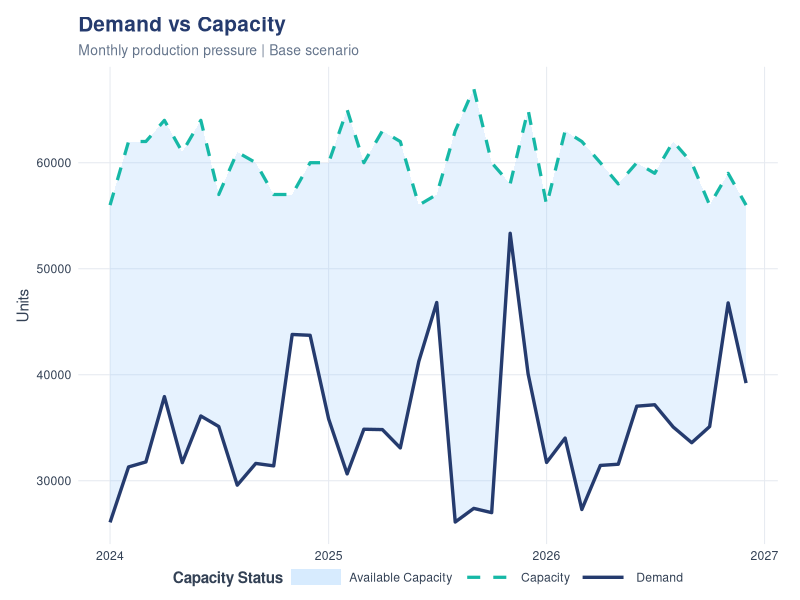
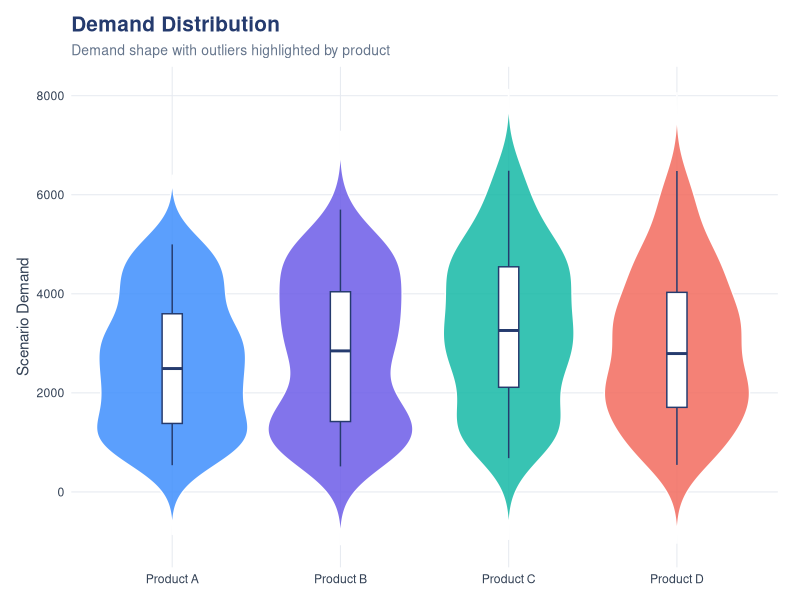
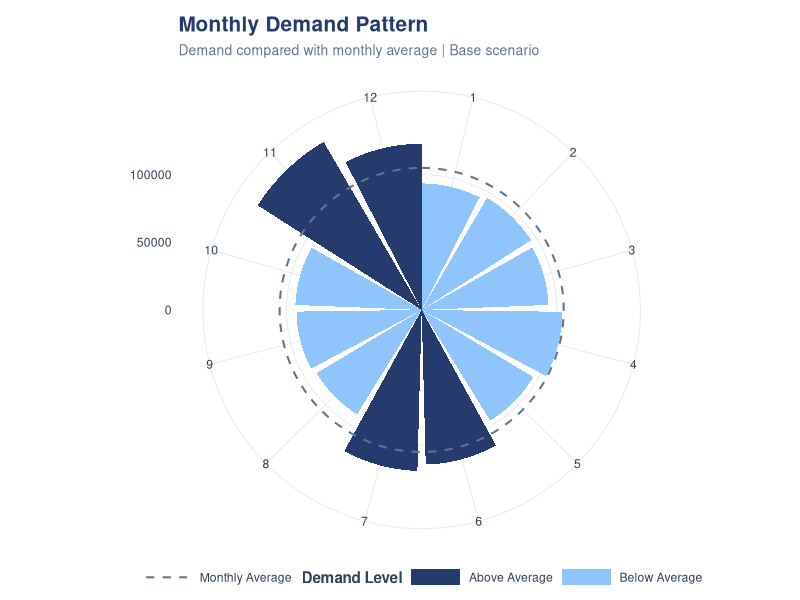
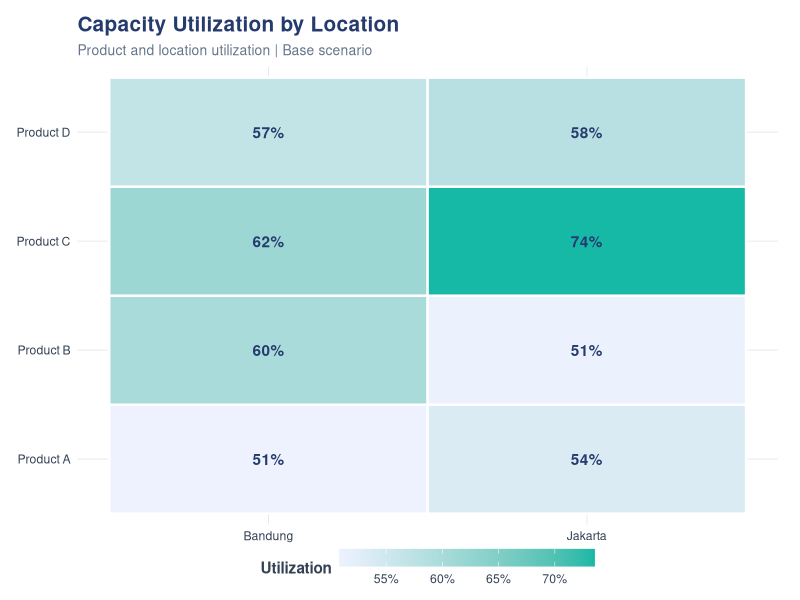
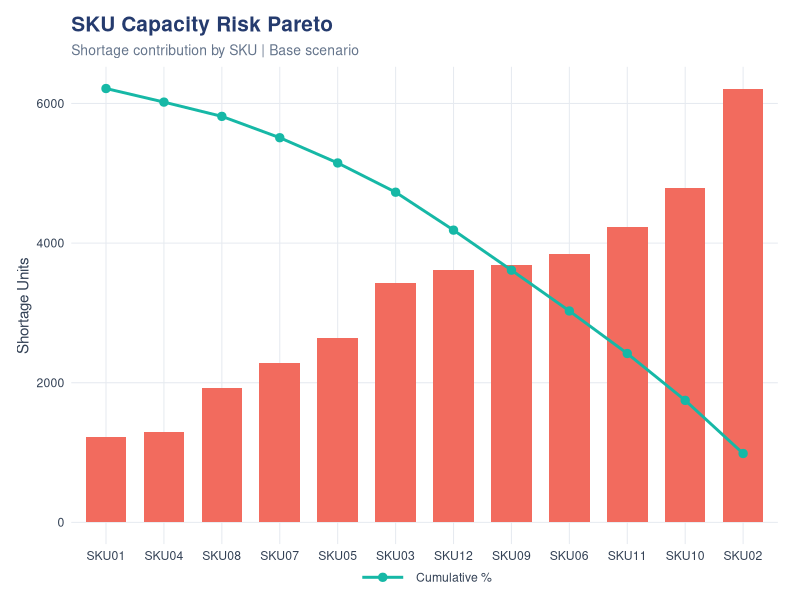
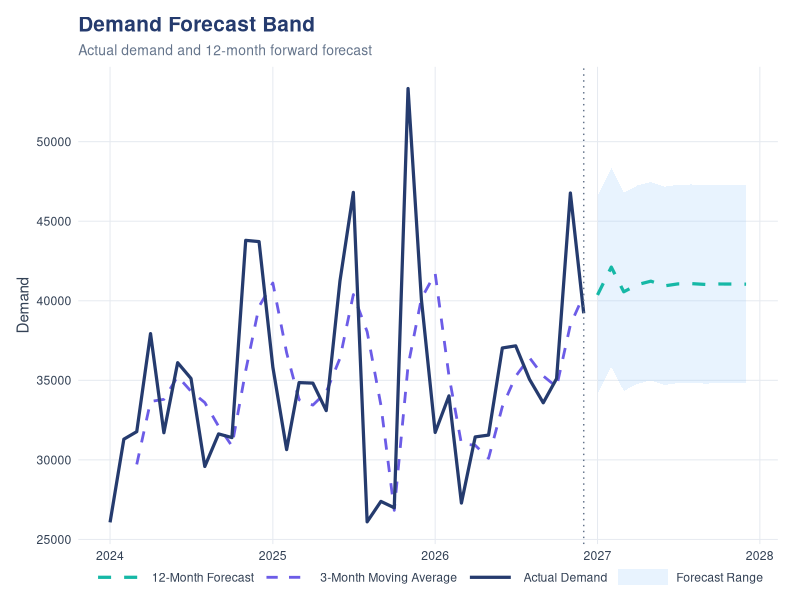

R code for these plots, in order:
#!/usr/bin/env Rscript

suppressPackageStartupMessages({
  library(dplyr)
  library(ggplot2)
  library(lubridate)
  library(readr)
  library(tidyr)
})

root <- normalizePath(getwd(), mustWork = TRUE)
dataset_dir <- file.path(root, "dataset")
output_dir <- file.path(root, "output")
dir.create(dataset_dir, recursive = TRUE, showWarnings = FALSE)
dir.create(output_dir, recursive = TRUE, showWarnings = FALSE)

set.seed(123)
dataset <- expand.grid(
  Tanggal = seq(as.Date("2024-01-01"), as.Date("2026-12-01"), by = "month"),
  SKU = paste0("SKU", sprintf("%02d", 1:12))
) |>
  as_tibble() |>
  mutate(
    Tahun = year(Tanggal), Bulan = month(Tanggal), NamaBulan = format(Tanggal, "%B"),
    Produk = rep(c("Product A", "Product B", "Product C", "Product D"), length.out = n()),
    Kategori = if_else(Produk %in% c("Product A", "Product B"), "Food", "Drink"),
    Rasa = sample(c("Chocolate", "Berry", "Vanilla", "Original"), n(), replace = TRUE),
    Ukuran = sample(c("Small", "Medium", "Large"), n(), replace = TRUE),
    Packing = sample(c("Box", "Bottle"), n(), replace = TRUE),
    Lokasi = sample(c("Jakarta", "Bandung"), n(), replace = TRUE),
    Permintaan = round(runif(n(), 500, 5000) * case_when(
      Bulan %in% c(11, 12) ~ 1.30,
      Bulan %in% c(6, 7) ~ 1.15,
      TRUE ~ 1
    )),
    Harga = sample(c(5000, 7500, 10000, 15000), n(), replace = TRUE),
    Kapasitas = sample(c(4000, 5000, 6000), n(), replace = TRUE)
  )

step1 <- dataset |>
  mutate(TahunBulan = as.Date(sprintf("%d-%02d-01", Tahun, Bulan)),
         DemandValue = Permintaan * Harga)

step2 <- step1 |>
  group_by(TahunBulan, Tahun, Bulan, NamaBulan, SKU, Produk,
           Kategori, Rasa, Ukuran, Packing, Lokasi) |>
  summarise(Demand = sum(Permintaan, na.rm = TRUE),
            DemandValue = sum(DemandValue, na.rm = TRUE),
            Capacity = mean(Kapasitas, na.rm = TRUE),
            Harga = mean(Harga, na.rm = TRUE), .groups = "drop")

scenarios <- tibble(
  Scenario = c("-30%", "-20%", "-10%", "Base", "+10%", "+20%", "+30%"),
  Growth = c(-0.30, -0.20, -0.10, 0.00, 0.10, 0.20, 0.30)
)

demand_final <- crossing(step2, scenarios) |>
  mutate(ScenarioDemand = Demand * (1 + Growth),
         ScenarioValue = ScenarioDemand * Harga,
         Utilization = ScenarioDemand / Capacity,
         CapacityGap = Capacity - ScenarioDemand,
         RevenueImpact = ScenarioValue - DemandValue) |>
  arrange(TahunBulan, SKU, Scenario)

write_csv(dataset, file.path(dataset_dir, "dataset.csv"), na = "")
write_csv(step1, file.path(dataset_dir, "step1_prepared.csv"), na = "")
write_csv(step2, file.path(dataset_dir, "step2_aggregated.csv"), na = "")
write_csv(demand_final, file.path(dataset_dir, "demand_final.csv"), na = "")
write_csv(scenarios, file.path(dataset_dir, "scenarios.csv"), na = "")

base <- demand_final |> filter(Scenario == "Base")


# Modern, cohesive palette: deep blue, violet, aqua, coral, gold and slate.
COLORS <- list(
  navy = "#253B6E", violet = "#6C5CE7", aqua = "#16B8A6", blue = "#3F8EFC",
  sky = "#8EC5FC", coral = "#F26B5E", gold = "#F2B134", plum = "#9B6DFF",
  slate = "#64748B", grid = "#E6EAF0", text = "#334155", white = "#FFFFFF"
)
PRODUCT_COLORS <- c("Product A" = "#3F8EFC", "Product B" = "#6C5CE7", "Product C" = "#16B8A6", "Product D" = "#F26B5E")
theme_project <- theme_minimal(base_size = 11) +
  theme(
    plot.background = element_rect(fill = COLORS$white, color = NA),
    panel.background = element_rect(fill = COLORS$white, color = NA),
    panel.grid.minor = element_blank(),
    panel.grid.major = element_line(color = COLORS$grid, linewidth = .35),
    axis.text = element_text(color = COLORS$text), axis.title = element_text(color = COLORS$text),
    plot.title = element_text(face = "bold", size = 15, color = COLORS$navy),
    plot.subtitle = element_text(size = 10, color = COLORS$slate), legend.position = "bottom",
    legend.key.width = unit(1.3, "cm"), legend.key.height = unit(.45, "cm"),
    legend.spacing.x = unit(.25, "cm"), legend.box.spacing = unit(4, "pt"),
    legend.margin = margin(0, 0, 0, 0),
    legend.title = element_text(face = "bold", color = COLORS$text),
    legend.text = element_text(color = COLORS$text),
    plot.margin = margin(12, 16, 10, 12)
  )
save_plot <- function(name, plot, width = 10, height = 6) {
  ggsave(file.path(output_dir, name), plot, width = width, height = height, dpi = 150, bg = COLORS$white)
}

monthly <- base |>
  group_by(TahunBulan) |>
  summarise(Demand = sum(ScenarioDemand), Capacity = sum(Capacity), .groups = "drop") |>
  mutate(
    GapType = if_else(Demand > Capacity, "Production Shortage", "Available Capacity"),
    BandLow = pmin(Demand, Capacity),
    BandHigh = pmax(Demand, Capacity)
  )
p1 <- ggplot(monthly, aes(TahunBulan)) +
  geom_ribbon(aes(ymin = BandLow, ymax = BandHigh, fill = GapType), alpha = .22) +
  geom_line(aes(y = Demand, color = "Demand", linetype = "Demand"), linewidth = 1.15) +
  geom_line(aes(y = Capacity, color = "Capacity", linetype = "Capacity"), linewidth = 1.1) +
  scale_color_manual(values = c(Demand = COLORS$navy, Capacity = COLORS$aqua), name = NULL) +
  scale_linetype_manual(values = c(Demand = "solid", Capacity = "dashed"), name = NULL) +
  scale_fill_manual(values = c("Production Shortage" = COLORS$coral, "Available Capacity" = COLORS$sky), name = "Capacity Status") +
  labs(title = "Demand vs Capacity", subtitle = "Monthly production pressure | Base scenario", x = NULL, y = "Units") +
  guides(fill = guide_legend(order = 2, override.aes = list(alpha = .35))) +
  theme_project
save_plot("01_demand_vs_capacity.png", p1)

p2 <- ggplot(base, aes(Produk, ScenarioDemand, fill = Produk)) +
  geom_violin(color = COLORS$white, alpha = .85, trim = FALSE) +
  geom_boxplot(width = .12, fill = COLORS$white, color = COLORS$navy,
               outlier.shape = 21, outlier.fill = COLORS$gold,
               outlier.color = COLORS$navy, outlier.size = 2.4,
               outlier.stroke = .5) +
  scale_fill_manual(values = PRODUCT_COLORS, guide = "none") +
  labs(title = "Demand Distribution", subtitle = "Demand shape with outliers highlighted by product", x = NULL, y = "Scenario Demand") + theme_project
save_plot("02_demand_distribution_violin.png", p2)

seasonality <- base |> group_by(Bulan) |> summarise(Demand = sum(ScenarioDemand), .groups = "drop") |>
  mutate(AverageDemand = mean(Demand),
         DemandLevel = if_else(Demand >= AverageDemand, "Above Average", "Below Average"))
p3 <- ggplot(seasonality, aes(Bulan, Demand)) +
  geom_col(aes(fill = DemandLevel), width = .9) +
  geom_hline(aes(yintercept = AverageDemand, linetype = "Monthly Average"), color = COLORS$slate, linewidth = .7) +
  scale_fill_manual(values = c("Above Average" = COLORS$navy, "Below Average" = COLORS$sky), name = "Demand Level") +
  scale_linetype_manual(values = c("Monthly Average" = "dashed"), name = NULL) +
  coord_polar() + scale_x_continuous(breaks = 1:12) +
  labs(title = "Monthly Demand Pattern", subtitle = "Demand compared with monthly average | Base scenario", x = NULL, y = NULL) + theme_project
save_plot("03_monthly_demand_polar.png", p3)

utilization <- base |> group_by(Produk, Lokasi) |> summarise(Utilization = sum(ScenarioDemand) / sum(Capacity), .groups = "drop")
p4 <- ggplot(utilization, aes(Lokasi, Produk, fill = Utilization)) +
  geom_tile(color = COLORS$white, linewidth = .8) + geom_text(aes(label = paste0(round(Utilization * 100), "%")), color = COLORS$navy, fontface = "bold") +
  scale_fill_gradient(low = "#EEF2FF", high = COLORS$aqua, labels = scales::percent, name = "Utilization") +
  labs(title = "Capacity Utilization by Location", subtitle = "Product and location utilization | Base scenario", x = NULL, y = NULL) + theme_project
save_plot("04_capacity_utilization_heatmap.png", p4)

risk <- base |> group_by(SKU) |> summarise(Shortage = sum(pmax(-CapacityGap, 0)), .groups = "drop") |> arrange(desc(Shortage)) |> mutate(CumPct = if (sum(Shortage) > 0) cumsum(Shortage) / sum(Shortage) * 100 else rep(0, n()))
max_shortage <- max(risk$Shortage, 1)
p5 <- ggplot(risk, aes(reorder(SKU, Shortage), Shortage)) +
  geom_col(fill = COLORS$coral, width = .7) +
  geom_line(aes(y = CumPct / 100 * max_shortage, group = 1, color = "Cumulative %"), linewidth = 1) +
  geom_point(aes(y = CumPct / 100 * max_shortage, color = "Cumulative %"), size = 2.5) +
  scale_color_manual(values = c("Cumulative %" = COLORS$aqua), name = NULL) +
  labs(title = "SKU Capacity Risk Pareto", subtitle = "Shortage contribution by SKU | Base scenario", x = NULL, y = "Shortage Units") + theme_project
save_plot("05_sku_capacity_risk_pareto.png", p5)

# Recursive 3-month moving average, projected 12 months forward.
df <- monthly |> arrange(TahunBulan) |> mutate(Forecast = (Demand + lag(Demand) + lag(Demand, 2)) / 3)
future <- tibble(TahunBulan = seq(max(df$TahunBulan) %m+% months(1), max(df$TahunBulan) %m+% months(12), by = "month"), Forecast = NA_real_)
for (i in seq_len(nrow(future))) {
  values <- c(tail(df$Demand, 3), future$Forecast[seq_len(i - 1)])
  future$Forecast[i] <- mean(tail(values, 3), na.rm = TRUE)
}
sd_demand <- sd(df$Demand, na.rm = TRUE)
future <- future |> mutate(Upper = Forecast + sd_demand, Lower = Forecast - sd_demand)
forecast_plot <- ggplot() +
  geom_ribbon(data = future, aes(TahunBulan, ymin = Lower, ymax = Upper, fill = "Forecast Range"), alpha = .2) +
  geom_line(data = df |> filter(!is.na(Forecast)), aes(TahunBulan, Forecast, color = "3-Month Moving Average", linetype = "3-Month Moving Average"), linewidth = .95) +
  geom_line(data = df, aes(TahunBulan, Demand, color = "Actual Demand", linetype = "Actual Demand"), linewidth = 1.1) +
  geom_line(data = future, aes(TahunBulan, Forecast, color = "12-Month Forecast", linetype = "12-Month Forecast"), linewidth = 1.1) +
  geom_vline(xintercept = max(df$TahunBulan), linetype = "dotted", color = COLORS$slate) +
  scale_color_manual(values = c("Actual Demand" = COLORS$navy, "3-Month Moving Average" = COLORS$violet, "12-Month Forecast" = COLORS$aqua), name = NULL) +
  scale_linetype_manual(values = c("Actual Demand" = "solid", "3-Month Moving Average" = "dashed", "12-Month Forecast" = "dashed"), name = NULL) +
  scale_fill_manual(values = c("Forecast Range" = COLORS$sky), name = NULL) +
  labs(title = "Demand Forecast Band", subtitle = "Actual demand and 12-month forward forecast", x = NULL, y = "Demand") + theme_project
save_plot("06_demand_forecast_band.png", forecast_plot)

forecast_export <- bind_rows(df |> mutate(Lower = NA_real_, Upper = NA_real_, Type = "Historical"), future |> mutate(Demand = NA_real_, Type = "Forecast")) |> select(TahunBulan, Demand, Forecast, Lower, Upper, Type)
write_csv(forecast_export, file.path(dataset_dir, "demand_forecast.csv"), na = "")
cat("Generated", nrow(dataset), "dataset rows and", nrow(demand_final), "demand_final rows.\n")
cat("CSV directory:", dataset_dir, "\nPNG directory:", output_dir, "\n")
